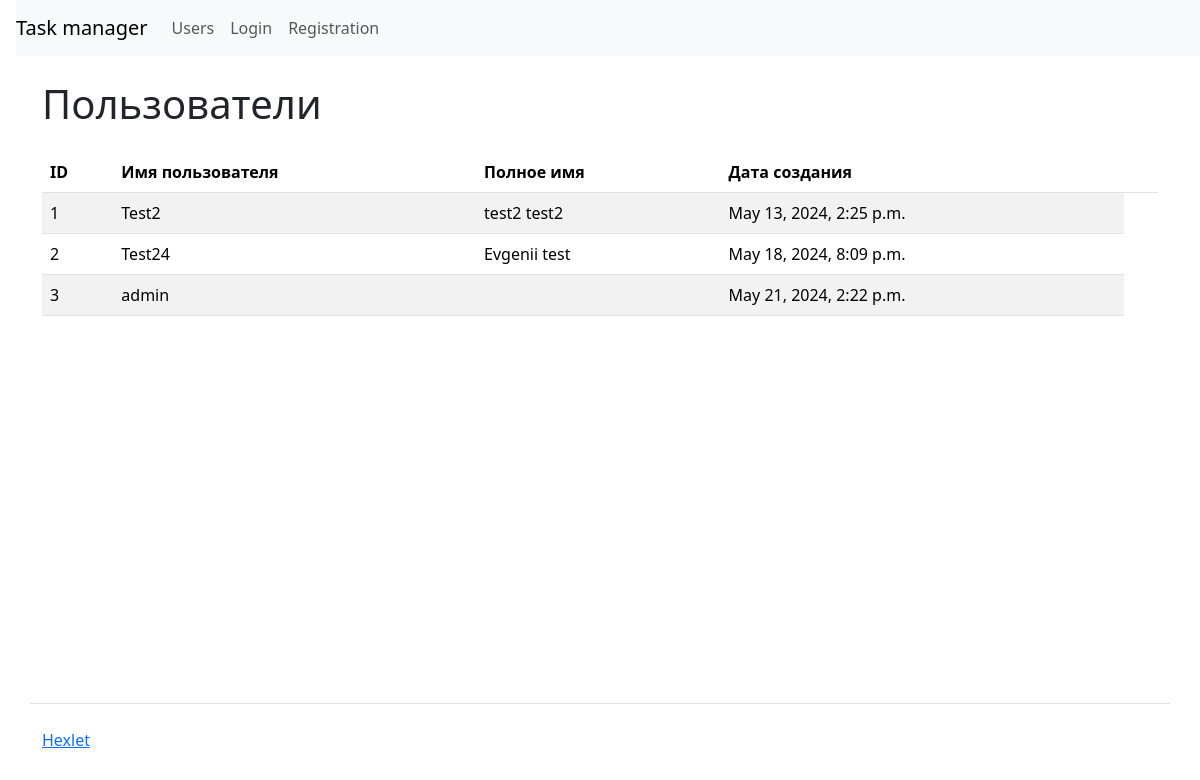
/users/, run on the app's committed database.
### task_manager/apps/users/models.py (models this page shows)
class User(AbstractUser):
    def __str__(self):
        return f"{self.first_name} {self.last_name}"

### task_manager/apps/users/views.py (the view)
# urls.py: path("", views.Index.as_view(), name="labels"),
class Index(ListView):
    model = User
    template_name = "users/users.html"
    context_object_name = "users"
    def get_context_data(self, **kwargs):
        context = super().get_context_data(**kwargs)
        context["current_user"] = self.request.user
        return context

### task_manager/templates/users/users.html (shortened to what this page needs)
{% extends 'base.html' %}
{% load i18n %}
{% block content %}
<h1 class="my-4">Пользователи</h1>
<table class="table table-striped">
    <thead>
        <tr>
            <th>ID</th>
            <th>Имя пользователя</th>
            <th>Полное имя</th>
            <th>Дата создания</th>
            <th></th>
        </tr>
    </thead>
    <tbody>
        {% for user in users %}
        <tr>
            <td>{{ user.id }}</td>
            <td>{{ user.username }}</td>
            <td>{{ user.get_full_name }}</td>
            <td>{{ user.date_joined }}</td>
        </tr>
        {% endfor %}
    </tbody>
</table>
</div>
{% endblock %}

### data on the page
User: id "1", username "Test2", get_full_name "test2 test2", date_joined "May 13, 2024, 2:25 p.m."
User: id "2", username "Test24", get_full_name "Evgenii test", date_joined "May 18, 2024, 8:09 p.m."
User: id "3", username "admin", date_joined "May 21, 2024, 2:22 p.m."
